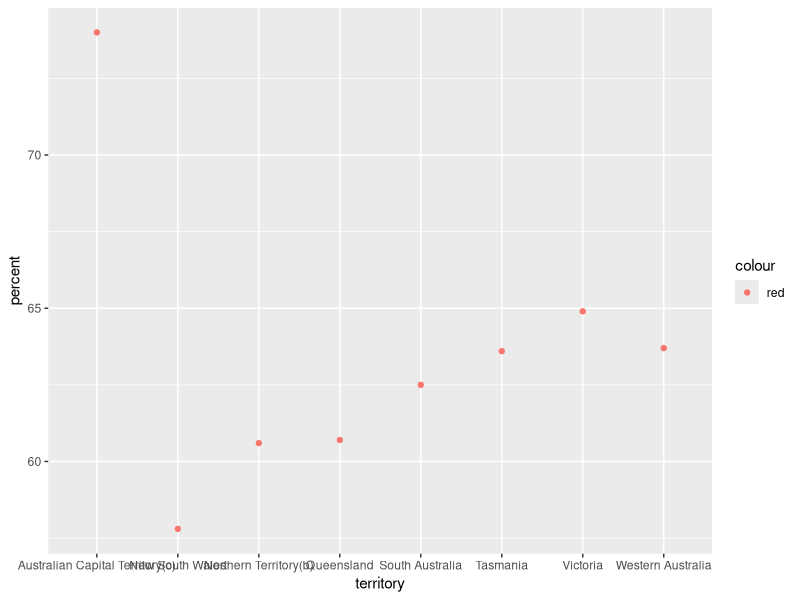

Recreate this plot in R.
## ---- chunk 1
knitr::opts_chunk$set(echo = TRUE)
# Being extra with my commenting, this is where I set up libraries the post will need.
library(tidyverse)
library(readr)
## ---- chunk 2
# Making up a vector for liverpool football club goals scored 
liverpool_goals <- c(2,1,3,4)

# Getting the mean of the made up vector of LFC goals
mean(liverpool_goals)
## ---- chunk 3
# Loading in and assigning in the Australian marriage data. I copied the .csv from the existing _data folder to the files folder for this post. Hopefully that's the right thing to do!
australian_marriage_data <- read_csv(file = "lets-try-a-blog-shall-we_files/australian_marriage_tidy.csv")
australian_marriage_data
## ---- chunk 4
#set a data frame from a portion of the tidy spreadsheet, filtering to yes votes
australian_filter <- filter(australian_marriage_data, resp == "yes")
#using select to drop the variable I don't want to look at
australian_df <- select(australian_filter, -(resp:count))
#simple scatter plot of the yes vote percentage for each territory, displayed in red because why not?
ggplot(data = australian_df) +
  geom_point(mapping = aes(x = territory, y = percent, color = "red"))

